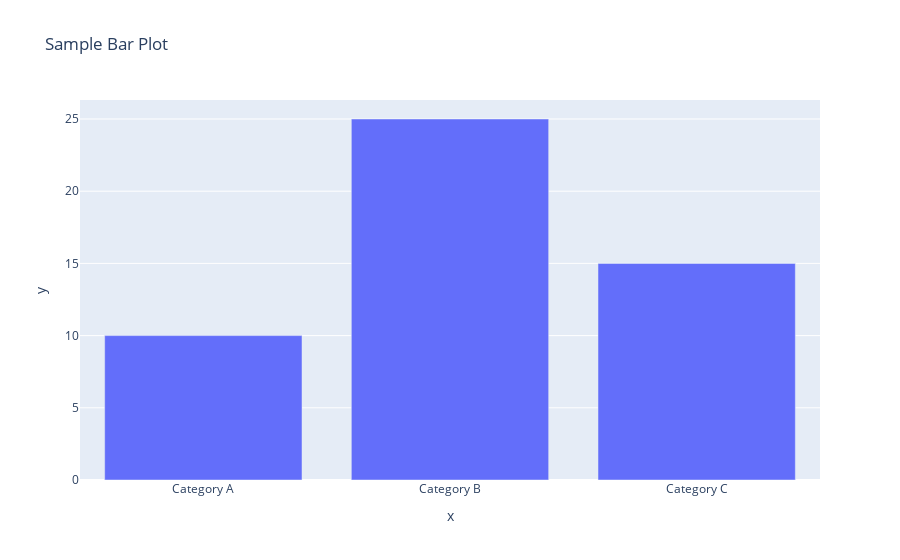

This figure's notebook cell:
### Markdown cell above
Q: Generate a bar plot using Plotly.

### Code cell
import plotly.express as px

# Sample data
categories = ['Category A', 'Category B', 'Category C']
values = [10, 25, 15]

# Generate a bar plot
fig = px.bar(x=categories, y=values, title="Sample Bar Plot")
fig.show()

### Figure 1 — Plotly figure (JSON) as saved in the notebook; plotly's stock layout.template omitted (floating-point values rounded to 4 significant figures)
{"data": [{"hovertemplate": "x=%{x}<br>y=%{y}<extra></extra>", "legendgroup": "", "marker": {"color": "#636efa", "pattern": {"shape": ""}}, "name": "", "orientation": "v", "showlegend": false, "textposition": "auto", "type": "bar", "x": ["Category A", "Category B", "Category C"], "xaxis": "x", "y": [10, 25, 15], "yaxis": "y"}], "layout": {"barmode": "relative", "legend": {"tracegroupgap": 0}, "title": {"text": "Sample Bar Plot"}, "xaxis": {"anchor": "y", "domain": [0, 1], "title": {"text": "x"}}, "yaxis": {"anchor": "x", "domain": [0, 1], "title": {"text": "y"}}}}
